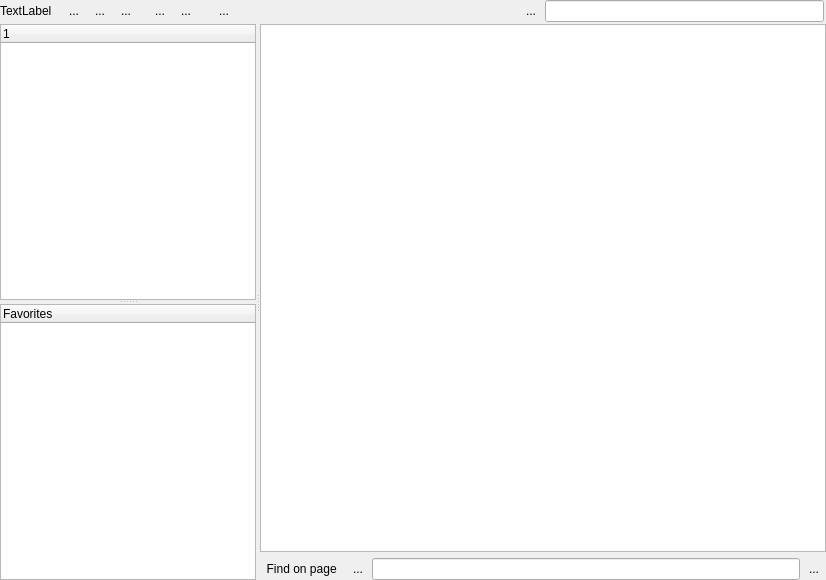
<?xml version="1.0" encoding="UTF-8"?>
<ui version="4.0">
 <class>BrowserPanel</class>
 <widget class="QWidget" name="BrowserPanel">
  <property name="geometry">
   <rect>
    <x>0</x>
    <y>0</y>
    <width>826</width>
    <height>580</height>
   </rect>
  </property>
  <property name="windowTitle">
   <string>Form</string>
  </property>
  <layout class="QGridLayout">
   <property name="leftMargin">
    <number>0</number>
   </property>
   <property name="topMargin">
    <number>0</number>
   </property>
   <property name="rightMargin">
    <number>0</number>
   </property>
   <property name="bottomMargin">
    <number>0</number>
   </property>
   <property name="spacing">
    <number>2</number>
   </property>
   <item row="0" column="5">
    <spacer>
     <property name="orientation">
      <enum>Qt::Horizontal</enum>
     </property>
     <property name="sizeType">
      <enum>QSizePolicy::Fixed</enum>
     </property>
     <property name="sizeHint" stdset="0">
      <size>
       <width>6</width>
       <height>20</height>
      </size>
     </property>
    </spacer>
   </item>
   <item row="1" column="0" colspan="14">
    <widget class="QFrame" name="frame">
     <property name="minimumSize">
      <size>
       <width>0</width>
       <height>50</height>
      </size>
     </property>
     <property name="frameShape">
      <enum>QFrame::NoFrame</enum>
     </property>
     <property name="frameShadow">
      <enum>QFrame::Raised</enum>
     </property>
     <layout class="QVBoxLayout" name="verticalLayout">
      <property name="leftMargin">
       <number>0</number>
      </property>
      <property name="topMargin">
       <number>0</number>
      </property>
      <property name="rightMargin">
       <number>0</number>
      </property>
      <property name="bottomMargin">
       <number>0</number>
      </property>
      <item>
       <widget class="QSplitter" name="splitter">
        <property name="orientation">
         <enum>Qt::Horizontal</enum>
        </property>
        <widget class="QFrame" name="navigation_frame">
         <property name="sizePolicy">
          <sizepolicy hsizetype="Preferred" vsizetype="Preferred">
           <horstretch>0</horstretch>
           <verstretch>0</verstretch>
          </sizepolicy>
         </property>
         <property name="frameShape">
          <enum>QFrame::NoFrame</enum>
         </property>
         <property name="frameShadow">
          <enum>QFrame::Raised</enum>
         </property>
         <layout class="QVBoxLayout" name="verticalLayout_3">
          <property name="leftMargin">
           <number>0</number>
          </property>
          <property name="topMargin">
           <number>0</number>
          </property>
          <property name="rightMargin">
           <number>0</number>
          </property>
          <property name="bottomMargin">
           <number>0</number>
          </property>
          <item>
           <widget class="QSplitter" name="splitter_2">
            <property name="orientation">
             <enum>Qt::Vertical</enum>
            </property>
            <widget class="QTreeWidget" name="outline_tree">
             <property name="sizePolicy">
              <sizepolicy hsizetype="Preferred" vsizetype="Expanding">
               <horstretch>0</horstretch>
               <verstretch>0</verstretch>
              </sizepolicy>
             </property>
             <property name="baseSize">
              <size>
               <width>0</width>
               <height>0</height>
              </size>
             </property>
             <property name="rootIsDecorated">
              <bool>false</bool>
             </property>
             <property name="itemsExpandable">
              <bool>true</bool>
             </property>
             <property name="expandsOnDoubleClick">
              <bool>false</bool>
             </property>
             <column>
              <property name="text">
               <string notr="true">1</string>
              </property>
             </column>
            </widget>
            <widget class="QTreeWidget" name="browser_bookmark_view">
             <property name="rootIsDecorated">
              <bool>false</bool>
             </property>
             <column>
              <property name="text">
               <string>Favorites</string>
              </property>
             </column>
            </widget>
           </widget>
          </item>
         </layout>
        </widget>
        <widget class="QFrame" name="frame_3">
         <property name="sizePolicy">
          <sizepolicy hsizetype="Preferred" vsizetype="Preferred">
           <horstretch>1</horstretch>
           <verstretch>0</verstretch>
          </sizepolicy>
         </property>
         <property name="frameShape">
          <enum>QFrame::NoFrame</enum>
         </property>
         <property name="frameShadow">
          <enum>QFrame::Raised</enum>
         </property>
         <layout class="QVBoxLayout" name="verticalLayout_2">
          <property name="leftMargin">
           <number>0</number>
          </property>
          <property name="topMargin">
           <number>0</number>
          </property>
          <property name="rightMargin">
           <number>0</number>
          </property>
          <property name="bottomMargin">
           <number>0</number>
          </property>
          <item>
           <widget class="lay::BrowserTextWidget" name="browser">
            <property name="sizePolicy">
             <sizepolicy hsizetype="Preferred" vsizetype="Expanding">
              <horstretch>0</horstretch>
              <verstretch>0</verstretch>
             </sizepolicy>
            </property>
           </widget>
          </item>
          <item>
           <widget class="QFrame" name="search_frame">
            <property name="frameShape">
             <enum>QFrame::NoFrame</enum>
            </property>
            <property name="frameShadow">
             <enum>QFrame::Raised</enum>
            </property>
            <layout class="QHBoxLayout" name="horizontalLayout">
             <property name="spacing">
              <number>2</number>
             </property>
             <property name="leftMargin">
              <number>0</number>
             </property>
             <property name="topMargin">
              <number>0</number>
             </property>
             <property name="rightMargin">
              <number>0</number>
             </property>
             <property name="bottomMargin">
              <number>0</number>
             </property>
             <item>
              <widget class="QLabel" name="label_3">
               <property name="text">
                <string>  Find on page  </string>
               </property>
              </widget>
             </item>
             <item>
              <widget class="QToolButton" name="on_page_search_next">
               <property name="text">
                <string>...</string>
               </property>
               <property name="icon">
                <iconset resource="../../icons/icons.qrc">
                 <normaloff>:/find.png</normaloff>:/find.png</iconset>
               </property>
               <property name="autoRaise">
                <bool>true</bool>
               </property>
              </widget>
             </item>
             <item>
              <widget class="QLineEdit" name="on_page_search_edit"/>
             </item>
             <item>
              <widget class="QToolButton" name="search_close_button">
               <property name="text">
                <string>...</string>
               </property>
               <property name="icon">
                <iconset resource="../../icons/icons.qrc">
                 <normaloff>:/clear_edit_16px.png</normaloff>:/clear_edit_16px.png</iconset>
               </property>
               <property name="autoRaise">
                <bool>true</bool>
               </property>
              </widget>
             </item>
            </layout>
           </widget>
          </item>
         </layout>
        </widget>
       </widget>
      </item>
     </layout>
    </widget>
   </item>
   <item row="0" column="3">
    <widget class="QToolButton" name="forward_pb">
     <property name="toolTip">
      <string>Forward</string>
     </property>
     <property name="text">
      <string>...</string>
     </property>
     <property name="icon">
      <iconset resource="../../icons/icons.qrc">
       <normaloff>:/forward_24px.png</normaloff>:/forward_24px.png</iconset>
     </property>
     <property name="iconSize">
      <size>
       <width>24</width>
       <height>24</height>
      </size>
     </property>
     <property name="autoRaise">
      <bool>true</bool>
     </property>
    </widget>
   </item>
   <item row="0" column="2">
    <widget class="QToolButton" name="back_pb">
     <property name="toolTip">
      <string>Back</string>
     </property>
     <property name="text">
      <string>...</string>
     </property>
     <property name="icon">
      <iconset resource="../../icons/icons.qrc">
       <normaloff>:/back_24px.png</normaloff>:/back_24px.png</iconset>
     </property>
     <property name="iconSize">
      <size>
       <width>24</width>
       <height>24</height>
      </size>
     </property>
     <property name="autoRaise">
      <bool>true</bool>
     </property>
    </widget>
   </item>
   <item row="0" column="4">
    <widget class="QToolButton" name="home_pb">
     <property name="toolTip">
      <string>Home</string>
     </property>
     <property name="text">
      <string>...</string>
     </property>
     <property name="icon">
      <iconset resource="../../icons/icons.qrc">
       <normaloff>:/home_24px.png</normaloff>:/home_24px.png</iconset>
     </property>
     <property name="iconSize">
      <size>
       <width>24</width>
       <height>24</height>
      </size>
     </property>
     <property name="autoRaise">
      <bool>true</bool>
     </property>
    </widget>
   </item>
   <item row="0" column="1">
    <spacer>
     <property name="orientation">
      <enum>Qt::Horizontal</enum>
     </property>
     <property name="sizeType">
      <enum>QSizePolicy::Fixed</enum>
     </property>
     <property name="sizeHint" stdset="0">
      <size>
       <width>6</width>
       <height>20</height>
      </size>
     </property>
    </spacer>
   </item>
   <item row="0" column="6">
    <widget class="QToolButton" name="prev_topic_pb">
     <property name="toolTip">
      <string>Previous Topic</string>
     </property>
     <property name="text">
      <string>...</string>
     </property>
     <property name="icon">
      <iconset resource="../../icons/icons.qrc">
       <normaloff>:/prev_topic_24px.png</normaloff>:/prev_topic_24px.png</iconset>
     </property>
     <property name="iconSize">
      <size>
       <width>24</width>
       <height>24</height>
      </size>
     </property>
     <property name="autoRaise">
      <bool>true</bool>
     </property>
    </widget>
   </item>
   <item row="0" column="8">
    <spacer name="horizontalSpacer">
     <property name="orientation">
      <enum>Qt::Horizontal</enum>
     </property>
     <property name="sizeType">
      <enum>QSizePolicy::Fixed</enum>
     </property>
     <property name="sizeHint" stdset="0">
      <size>
       <width>10</width>
       <height>20</height>
      </size>
     </property>
    </spacer>
   </item>
   <item row="0" column="11">
    <widget class="QToolButton" name="search_button">
     <property name="text">
      <string>...</string>
     </property>
     <property name="icon">
      <iconset resource="../../icons/icons.qrc">
       <normaloff>:/find.png</normaloff>:/find.png</iconset>
     </property>
     <property name="autoRaise">
      <bool>true</bool>
     </property>
    </widget>
   </item>
   <item row="0" column="7">
    <widget class="QToolButton" name="next_topic_pb">
     <property name="toolTip">
      <string>Next Topic</string>
     </property>
     <property name="text">
      <string>...</string>
     </property>
     <property name="icon">
      <iconset resource="../../icons/icons.qrc">
       <normaloff>:/next_topic_24px.png</normaloff>:/next_topic_24px.png</iconset>
     </property>
     <property name="iconSize">
      <size>
       <width>24</width>
       <height>24</height>
      </size>
     </property>
     <property name="autoRaise">
      <bool>true</bool>
     </property>
    </widget>
   </item>
   <item row="0" column="12">
    <widget class="QLineEdit" name="search_edit">
     <property name="sizePolicy">
      <sizepolicy hsizetype="Expanding" vsizetype="Fixed">
       <horstretch>0</horstretch>
       <verstretch>0</verstretch>
      </sizepolicy>
     </property>
    </widget>
   </item>
   <item row="0" column="10">
    <spacer>
     <property name="orientation">
      <enum>Qt::Horizontal</enum>
     </property>
     <property name="sizeType">
      <enum>QSizePolicy::MinimumExpanding</enum>
     </property>
     <property name="sizeHint" stdset="0">
      <size>
       <width>20</width>
       <height>20</height>
      </size>
     </property>
    </spacer>
   </item>
   <item row="0" column="0">
    <widget class="QLabel" name="label">
     <property name="text">
      <string>TextLabel</string>
     </property>
    </widget>
   </item>
   <item row="0" column="9">
    <widget class="QToolButton" name="bookmark_pb">
     <property name="toolTip">
      <string>Add this location to the favorites list</string>
     </property>
     <property name="text">
      <string>...</string>
     </property>
     <property name="icon">
      <iconset resource="../../icons/icons.qrc">
       <normaloff>:/bookmark_24px.png</normaloff>:/bookmark_24px.png</iconset>
     </property>
     <property name="iconSize">
      <size>
       <width>24</width>
       <height>24</height>
      </size>
     </property>
     <property name="autoRaise">
      <bool>true</bool>
     </property>
    </widget>
   </item>
  </layout>
  <action name="action_find">
   <property name="text">
    <string>Find</string>
   </property>
   <property name="shortcut">
    <string>Ctrl+F</string>
   </property>
  </action>
  <action name="action_bookmark">
   <property name="text">
    <string>Bookmark</string>
   </property>
   <property name="shortcut">
    <string>Ctrl+B</string>
   </property>
  </action>
  <action name="action_delete_bookmark">
   <property name="text">
    <string>Delete Entry</string>
   </property>
  </action>
 </widget>
 <customwidgets>
  <customwidget>
   <class>lay::BrowserTextWidget</class>
   <extends>QTextBrowser</extends>
   <header>layBrowserPanel.h</header>
  </customwidget>
 </customwidgets>
 <tabstops>
  <tabstop>search_edit</tabstop>
  <tabstop>back_pb</tabstop>
  <tabstop>forward_pb</tabstop>
  <tabstop>home_pb</tabstop>
 </tabstops>
 <resources>
  <include location="../../icons/icons.qrc"/>
 </resources>
 <connections>
  <connection>
   <sender>search_close_button</sender>
   <signal>clicked()</signal>
   <receiver>search_frame</receiver>
   <slot>hide()</slot>
   <hints>
    <hint type="sourcelabel">
     <x>816</x>
     <y>571</y>
    </hint>
    <hint type="destinationlabel">
     <x>371</x>
     <y>577</y>
    </hint>
   </hints>
  </connection>
 </connections>
</ui>
